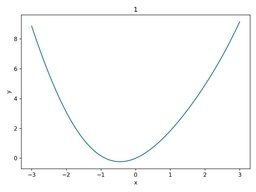
#> input picture charts/charts_examples/1.JPG, 256 x 192 px, shrunk from 960 x 720 before the run
$ python -i scikit.py   (imports and definitions only)
#> lines starting #> are read from the running program, lines starting #| are printed output that depends on the picture
import fitz
import numpy as np
import os
import matplotlib.pyplot as plt

from skimage import color, exposure, filters, restoration, img_as_float, img_as_ubyte
from imageio import imwrite

pdf_file = "ep.pdf"
output_folder = "output_scikit"
# [1 line not run here, left out]
show_comparisons = True

# === Preprocessing ===
def preprocess_scikit(img_rgb):
    """
    Preprocessing obrazu w scikit-image wg best practices:
    1. Konwersja do skali szarości
    2. Denoise (bilateral)
    3. CLAHE (equalizacja histogramu adaptacyjna)
    4. Sharpening (Sobel)
    5. Normalizacja
    """
    img_float = img_as_float(img_rgb)

    # 2. Na grayscale
    img_gray = color.rgb2gray(img_float)

    # 3. Denoising (bilateral filter)
    img_denoised = restoration.denoise_bilateral(img_gray, sigma_color=0.05, sigma_spatial=15)

    # 4. CLAHE (adaptive histogram equalization)
    img_equalized = exposure.equalize_adapthist(img_denoised, clip_limit=0.03)

    # 5. Sharpening (dodajemy krawędzie z Sobela)
    edges = filters.sobel(img_equalized)
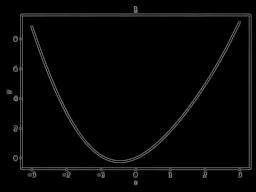
#> edges: shape (192, 256) float64; min 0, max 0.511, mean 0.0221
    img_sharpened = img_equalized + edges
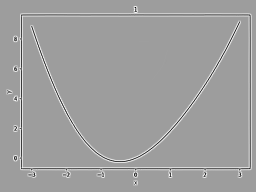
#> img_sharpened: shape (192, 256) float64; min 0.191, max 1.5, mean 1.01; drawn with min black and max white
    img_sharpened = np.clip(img_sharpened, 0, 1)
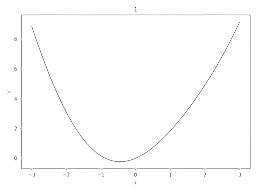
#> img_sharpened: shape (192, 256) float64; min 0.191, max 1, mean 0.992

    # 6. Normalizacja
    img_normalized = (img_sharpened - np.min(img_sharpened)) / (np.max(img_sharpened) - np.min(img_sharpened))

    return img_normalized

def show_comparison(original, processed, title_processed):
    """Porównanie obrazów"""
    plt.figure(figsize=(12, 6))

    plt.subplot(1, 2, 1)
    plt.imshow(original)
    plt.title("Oryginał")
    plt.axis("off")

    plt.subplot(1, 2, 2)
    plt.imshow(processed, cmap='gray')
    plt.title(title_processed)
    plt.axis("off")

    plt.show()

# === Przetwarzanie PDF ===
# [28 lines not run here, left out]

>>> import cv2
>>> picture = cv2.cvtColor(cv2.imread('../../charts/charts_examples/1.JPG'), cv2.COLOR_BGR2RGB)
>>> result = preprocess_scikit(picture)

$ run again, on charts/charts_examples/10.JPG
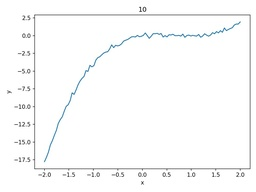
#> input picture charts/charts_examples/10.JPG, 256 x 192 px, shrunk from 960 x 720 before the run
#> in preprocess_scikit, `edges = filters.sobel(img_equalized)`:
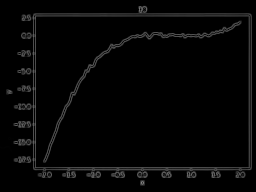
#> edges: shape (192, 256) float64; min 0, max 0.512, mean 0.0224
#> in preprocess_scikit, `img_sharpened = np.clip(img_sharpened, 0, 1)`:
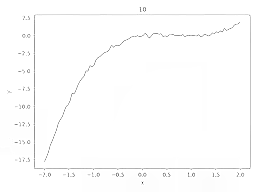
#> img_sharpened: shape (192, 256) float64; min 0.179, max 1, mean 0.992

$ run again, on charts/charts_examples/11.JPG
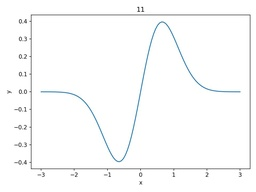
#> input picture charts/charts_examples/11.JPG, 256 x 192 px, shrunk from 960 x 720 before the run
#> in preprocess_scikit, `edges = filters.sobel(img_equalized)`:
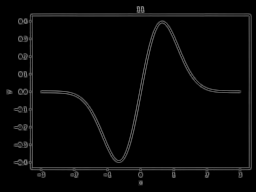
#> edges: shape (192, 256) float64; min 0, max 0.529, mean 0.0234
#> in preprocess_scikit, `img_sharpened = np.clip(img_sharpened, 0, 1)`:
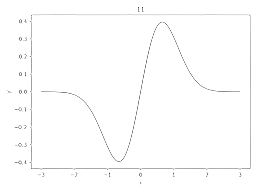
#> img_sharpened: shape (192, 256) float64; min 0.255, max 1, mean 0.991

$ run again, on charts/charts_examples/12.JPG
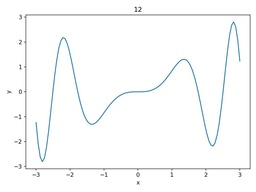
#> input picture charts/charts_examples/12.JPG, 256 x 192 px, shrunk from 960 x 720 before the run
#> in preprocess_scikit, `img_sharpened = img_equalized + edges`:
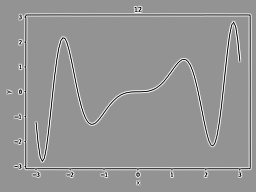
#> img_sharpened: shape (192, 256) float64; min 0.237, max 1.55, mean 1.01; drawn with min black and max white
#> in preprocess_scikit, `img_normalized = (img_sharpened - np.min(img_sharpened)) / (np.max(img..`:
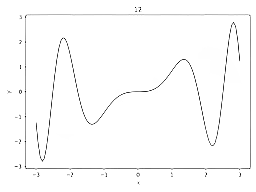
#> img_normalized: shape (192, 256) float64; min 0, max 1, mean 0.984
